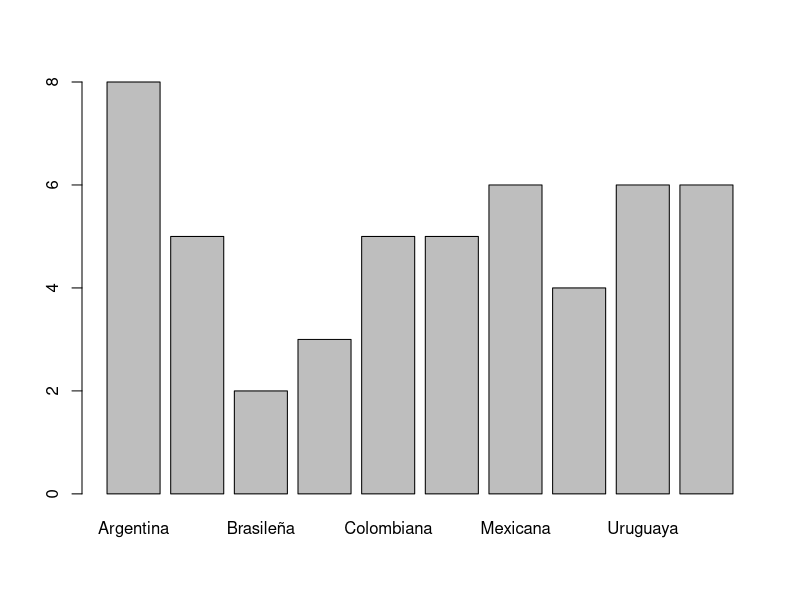
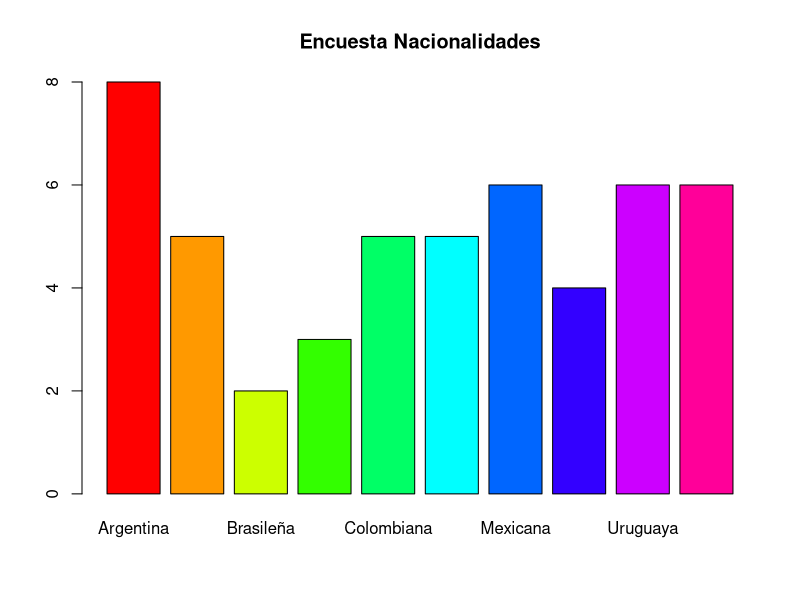

Here is the R script that generated these plots, in order:
#----PROCESAMIENTO DE DATOS----
##----DATOS CATEGORICOS NOMINALES----
Nacionalidad <- c("Boliviana", "Peruana", "Venezolana", "Cubana", "Mexicana",
                  "Colombiana", "Colombiana", "Brasileña", "Colombiana", "Venezolana", "Chilena",
                  "Argentina", "Mexicana", "Mexicana", "Argentina", "Mexicana", "Argentina",
                  "Brasileña", "Mexicana", "Uruguaya", "Argentina", "Argentina", "Colombiana",
                  "Cubana", "Boliviana", "Peruana", "Boliviana", "Boliviana", "Peruana", "Uruguaya",
                  "Chilena", "Uruguaya", "Venezolana", "Uruguaya", "Argentina", "Venezolana",
                  "Uruguaya", "Cubana", "Venezolana", "Cubana", "Chilena", "Argentina", "Peruana",
                  "Boliviana", "Cubana", "Venezolana", "Colombiana", "Mexicana", "Uruguaya",
                  "Argentina")
(Nacionalidad)
sort(Nacionalidad)
table(Nacionalidad)
Contador <- table(Nacionalidad)
barplot(Contador)
barplot(Contador,
        xlabel="Frecuencias",
        ylabel="Nacionalidad",
        main="Encuesta Nacionalidades",
        col=rainbow(10))
##--OTRA FORMA DE APLICAR COLOR--
#col=c("blue","green)